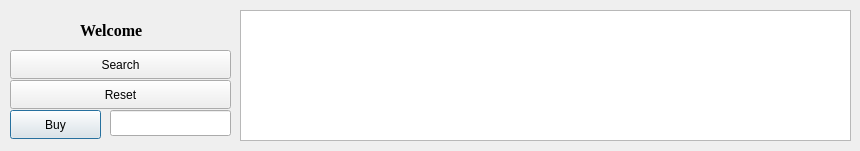
<?xml version="1.0" encoding="UTF-8"?>
<ui version="4.0">
 <class>userLogin</class>
 <widget class="QDialog" name="userLogin">
  <property name="geometry">
   <rect>
    <x>0</x>
    <y>0</y>
    <width>860</width>
    <height>151</height>
   </rect>
  </property>
  <property name="windowTitle">
   <string>Dialog</string>
  </property>
  <widget class="QTableView" name="userLoginTableView">
   <property name="geometry">
    <rect>
     <x>240</x>
     <y>10</y>
     <width>611</width>
     <height>131</height>
    </rect>
   </property>
  </widget>
  <widget class="QLabel" name="labeluserLogin">
   <property name="geometry">
    <rect>
     <x>80</x>
     <y>20</y>
     <width>81</width>
     <height>20</height>
    </rect>
   </property>
   <property name="font">
    <font>
     <family>Times New Roman</family>
     <pointsize>12</pointsize>
     <bold>true</bold>
    </font>
   </property>
   <property name="text">
    <string>Welcome</string>
   </property>
  </widget>
  <widget class="QPushButton" name="userLoginBuyButton">
   <property name="geometry">
    <rect>
     <x>10</x>
     <y>110</y>
     <width>91</width>
     <height>29</height>
    </rect>
   </property>
   <property name="text">
    <string>Buy</string>
   </property>
  </widget>
  <widget class="QLineEdit" name="userLoginBuyLineEdit">
   <property name="geometry">
    <rect>
     <x>110</x>
     <y>110</y>
     <width>121</width>
     <height>26</height>
    </rect>
   </property>
   <property name="placeholderText">
    <string/>
   </property>
  </widget>
  <widget class="QPushButton" name="searchButton">
   <property name="geometry">
    <rect>
     <x>10</x>
     <y>50</y>
     <width>221</width>
     <height>29</height>
    </rect>
   </property>
   <property name="text">
    <string>Search</string>
   </property>
  </widget>
  <widget class="QPushButton" name="resetButton">
   <property name="geometry">
    <rect>
     <x>10</x>
     <y>80</y>
     <width>221</width>
     <height>29</height>
    </rect>
   </property>
   <property name="text">
    <string>Reset</string>
   </property>
  </widget>
 </widget>
 <resources/>
 <connections/>
</ui>
